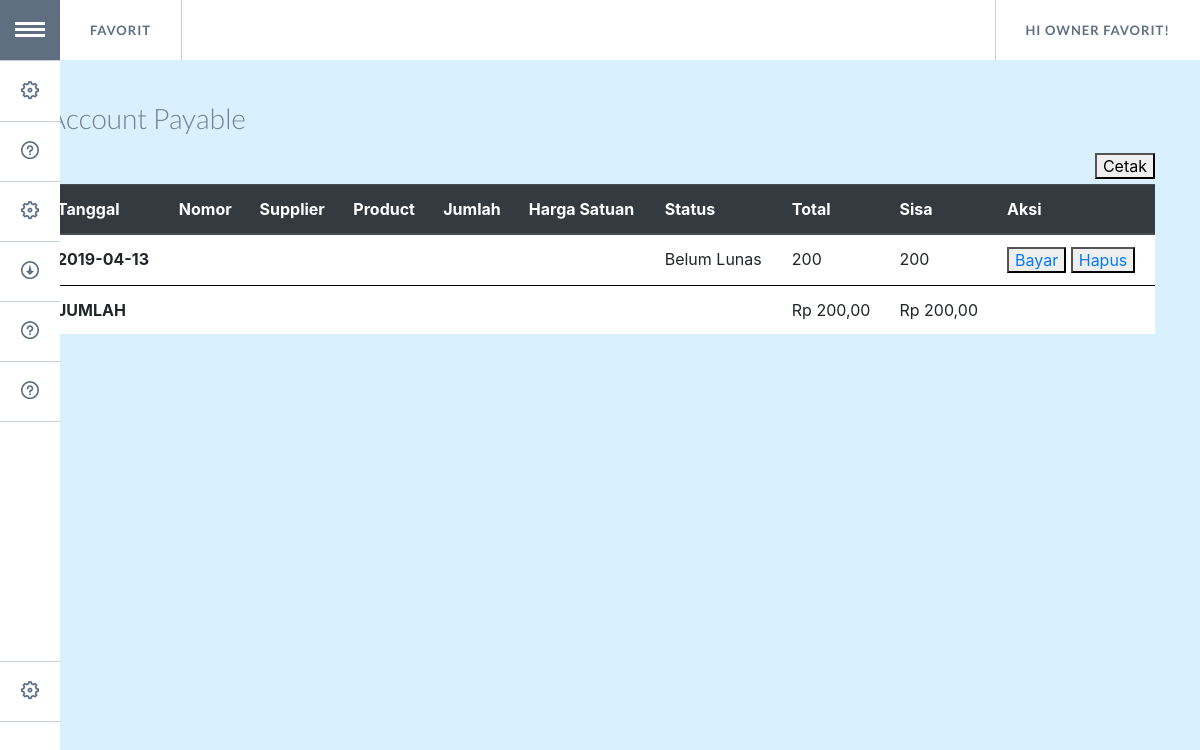
The page /hutang.php (signed in) on the database as committed earlier.
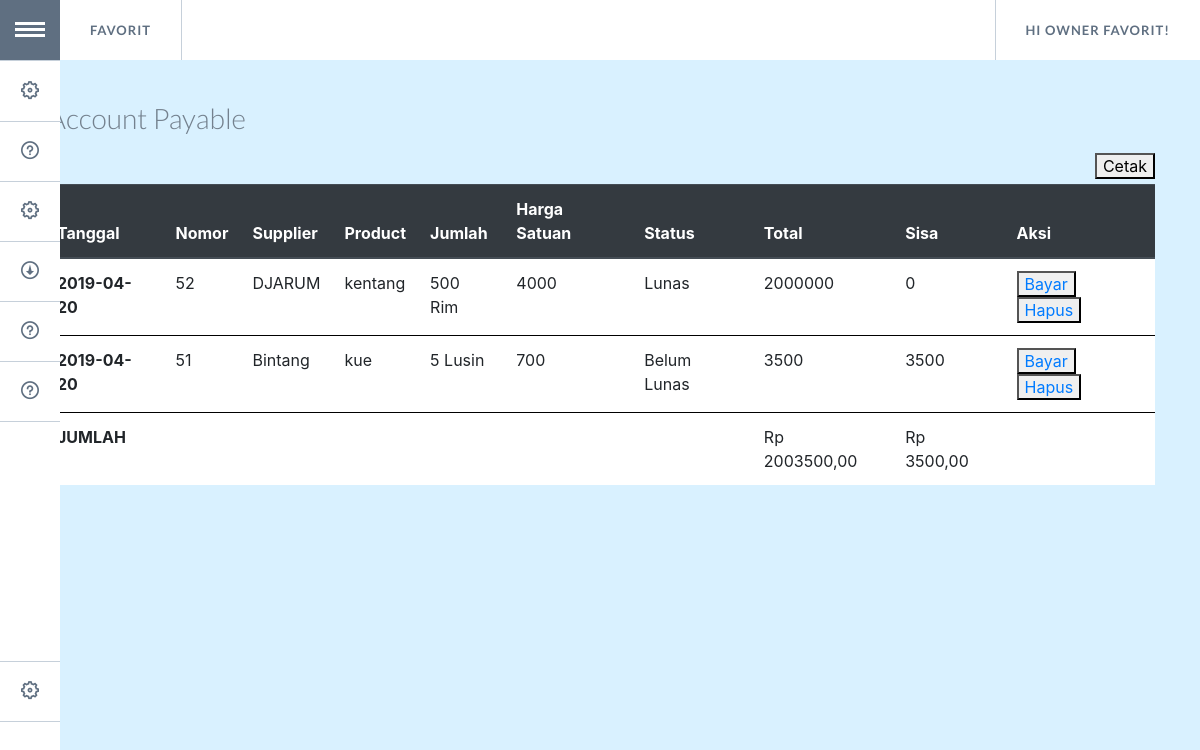
The same page on the database as committed later.
### tables this page shows
CREATE TABLE `account_payable` (
  `tanggal` date NOT NULL,
  `id_debts` int(11) NOT NULL,
  `id_demand` int(11) NOT NULL,
  `id_supplier` int(11) NOT NULL,
  `total_tagihan` int(20) DEFAULT NULL,
  `sisa_tagihan` int(20) DEFAULT NULL,
  `paid` int(1) NOT NULL
);

CREATE TABLE `suppliers` (
  `id_supplier` int(5) NOT NULL,
  `nama_supplier` varchar(40) NOT NULL,
  `email` varchar(60) DEFAULT NULL,
  `alamat` varchar(100) DEFAULT NULL,
  `no_hp` int(14) DEFAULT NULL,
  `sisa_tagihan` int(20) DEFAULT NULL
);

CREATE TABLE `product` (
  `id_item` int(5) NOT NULL,
  `id_supplier` int(5) NOT NULL,
  `nama_item` varchar(50) NOT NULL,
  `jumlah_item` int(250) NOT NULL,
  `satuan` varchar(7) NOT NULL,
  `harga_satuan` int(20) NOT NULL
);

CREATE TABLE `purchase_order` (
  `id_demand` int(5) NOT NULL,
  `tgl` date NOT NULL,
  `id_item` int(5) NOT NULL,
  `qty_demand` int(10) NOT NULL,
  `sum_demand` int(20) NOT NULL,
  `status` int(1) NOT NULL
);

### hutang.php (the view, shortened to what this page needs)
<!DOCTYPE html>
<html lang="en" class="no-js">
	<head>
        <link rel="stylesheet" href="https://stackpath.bootstrapcdn.com/bootstrap/4.3.1/css/bootstrap.min.css">
		<link rel="stylesheet" type="text/css" href="assets/GoogleNexusWebsiteMenu/css/normalize.css" />
		<link rel="stylesheet" type="text/css" href="assets/GoogleNexusWebsiteMenu/css/style.css" />
		<link rel="stylesheet" type="text/css" href="assets/GoogleNexusWebsiteMenu/css/component.css" />
		<link rel="stylesheet" type="text/css" href="assets/css/table.css" />
	</head>
	<body>
	<?php
	include 'koneksi_model.php';
	if (!isset($_SESSION["sukses"]) and !isset($_SESSION["username"]) and !isset($_SESSION["password"])) {
		die("silahkan login <a href='login_page.php'>disini</a>");
	}else
		{
			$sql= "SELECT nama FROM user WHERE username='".$_SESSION["username"]."'";
			$query= mysqli_query($conn,$sql);
			$result= mysqli_fetch_array($query);
			$hello = $result[0];
		}
?>
		<div class="container">
			<ul id="gn-menu" class="gn-menu-main">
				<li class="gn-trigger">
					<a class="gn-icon gn-icon-menu"><span>Menu</span></a>
					<nav class="gn-menu-wrapper">
						<div class="gn-scroller">
							<ul class="gn-menu">
								<li><a class="gn-icon gn-icon-cog" href='request.php'>Purchase Request</a></li>
								<li><a class="gn-icon gn-icon-help"href='acc.php'>Approval</a></li>
								<li><a class="gn-icon gn-icon-cog" href='order.php'>Purchase Order</a></li>
								<li><a class="gn-icon gn-icon-download" href='hutang.php'>Account Payable</a></li>
								<li><a class="gn-icon gn-icon-help" href='supplier.php'>Supplier</a></li>
								<li><a class="gn-icon gn-icon-help" href='produk.php'>Product</a></li>
								<li><br><br><br><br></li>
								<li><a class="gn-icon gn-icon-cog" href='logout.php'>Logout</a></li>
							</ul>
						</div>
					</nav>
				</li>
				<li><a href='mainMenu.php'>Favorit</a></li>
				<li><a><span>Hi <?php echo $hello ?>!</span></a></li>
			</ul>
			<header>
				<h1> <span>Account Payable</span></h1>
			</header>
			<div class="head row">
				<div class="col-sm-6 col-md-6 col-xl-6 col-lg-6">
				</div>
				<div class="col-sm-6 col-md-6 col-xl-6 col-lg-6">
					  <form>
         				<button type="submit" formaction="">Cetak</button>
      				</form>
				</div>
			</div>
			 <table class="table">
				<thead class="thead-dark">
					<tr>
						<th scope="col">Tanggal</th>
						<th scope="col">Nomor</th>
						<th scope="col">Supplier</th>
						<th scope="col">Product</th>
						<th scope="col">Jumlah</th>
						<th scope="col">Harga Satuan</th>
						<th scope="col">Status</th>
						<th scope="col">Total</th>
						<th scope="col">Sisa</th>
						<th scope="col">Aksi</th>
					</tr>
				</thead>
			<?php
				$sql1= "SELECT account_payable.tanggal,account_payable.id_demand,suppliers.nama_supplier,product.nama_item,purchase_order.qty_demand,
				product.satuan,product.harga_satuan,account_payable.paid,account_payable.total_tagihan,account_payable.sisa_tagihan
				FROM account_payable
				LEFT JOIN purchase_order ON account_payable.id_demand = purchase_order.id_demand
				LEFT JOIN product ON purchase_order.id_item = product.id_item
				LEFT JOIN suppliers ON product.id_supplier = suppliers.id_supplier";
				$query1= mysqli_query($conn,$sql1);
				$tot=0;
				$sis=0;
				while ($hsl1= mysqli_fetch_assoc($query1)){
					$tot = $tot + $hsl1['total_tagihan'];
					$sis = $sis + $hsl1['sisa_tagihan'];
			?>
				<tr>
					<th style="background: white" scope ="row"><?php echo $hsl1['tanggal'];?></th>
					<td style="background: white"><?php echo $hsl1['id_demand'];?></td>
					<td style="background: white"><?php echo $hsl1['nama_supplier'];?></td>
					<td style="background: white"><?php echo $hsl1['nama_item'];?></td>
					<td style="background: white"><?php echo $hsl1['qty_demand']." ".$hsl1['satuan'];?></td>
					<td style="background: white"><?php echo $hsl1['harga_satuan'];?></td>
					<td style="background: white"><?php if($hsl1['paid']==0){echo "Belum Lunas";}else{echo "Lunas";}?></td>
					<td style="background: white"><?php echo $hsl1['total_tagihan'];?></td>
					<td style="background: white"><?php echo $hsl1['sisa_tagihan'];?></td>
					<td style="background: white"><?php echo"<button><a href='hutang_bayar_btn.php?id=$hsl1[id_demand]'>Bayar</a></button>
				<button><a href='hutang_hapus_btn.php?id=$hsl1[id_demand]'>Hapus</a></button></td>";?>
				</tr>
			<?php
				}
			?>
				<tr>
					<th style="background: white"> JUMLAH </th>
					<td style="background: white"> </td>
					<td style="background: white"> </td>
					<td style="background: white"> </td>
					<td style="background: white"> </td>
					<td style="background: white"> </td>
					<td style="background: white"> </td>
					<td style="background: white"> <?php echo "Rp ".$tot.",00"; ?></td>
					<td style="background: white"> <?php echo "Rp ".$sis.",00";?></td></td>
					<td style="background: white"> </td>
				</tr>
			</table>
		</div>
</body>
</html>

Rows that differ between the two databases and show on the page:
removed account_payable: tanggal "2019-04-13", shows "Belum Lunas", total_tagihan "200", sisa_tagihan "200"
added account_payable: tanggal "2019-04-20", id_demand "52", id_supplier.nama_supplier "DJARUM", product.nama_item "kentang", id_demand.qty_demand "500", product.satuan "Rim", product.harga_satuan "4000", paid "Lunas", total_tagihan "2000000", sisa_tagihan "0"
added account_payable: tanggal "2019-04-20", id_demand "51", id_supplier.nama_supplier "Bintang", product.nama_item "kue", id_demand.qty_demand "5", product.satuan "Lusin", product.harga_satuan "700", paid "Belum Lunas", total_tagihan "3500", sisa_tagihan "3500"
Other text that changed with them:
$tot: "200" → "2003500"
$sis: "200" → "3500"
